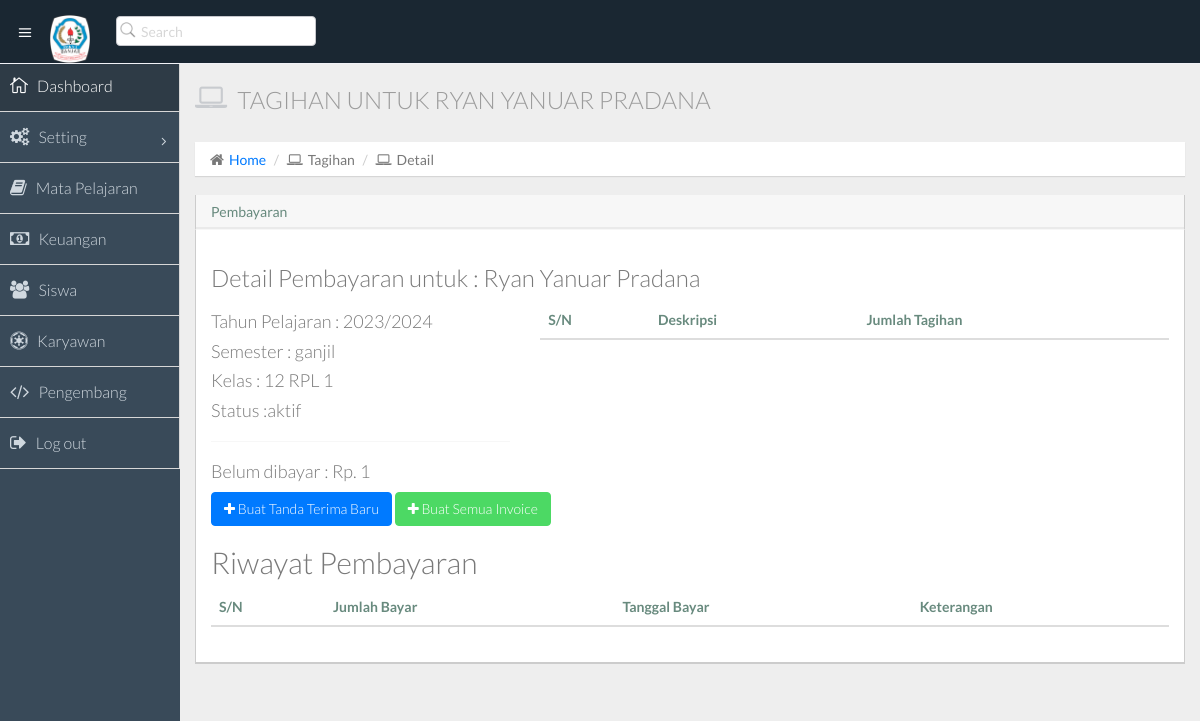
The app's page /tagihan/detail/2/ (signed in) with its own data.
### keuangan/models.py (models this page shows, shortened)
class Tagihan(models.Model):
    murid = models.ForeignKey(Siswa, on_delete=models.CASCADE)
    tahun = models.ForeignKey(TahunPelajaran, on_delete=models.CASCADE)
    smester = models.ForeignKey(Semester, on_delete=models.CASCADE)
    untuk_kelas = models.ForeignKey(Kelas, on_delete=models.CASCADE)
    dari_semester_sebelumnya = models.IntegerField(default=0)
    status = models.CharField(max_length=20, choices=[('aktif', 'Aktif'), ('lunas', 'Lunas')], default='aktif')
    class Meta:
        ordering = ['murid', 'smester']
    def __str__(self):
        return self.murid.nama
    def balance(self):
        harus_dibayar = self.total_harus_dibayar()
        dibayarkan = self.jumlah_total_dibayar()
        return harus_dibayar - dibayarkan
    def yang_harus_dibayar(self):
        items = InvoiceItem.objects.filter(tagihan=self)
        total = 0
        for item in items:
            total += int(item.jumlah.uang_masuk)
        return total
    def total_harus_dibayar(self):
        return self.dari_semester_sebelumnya + self.yang_harus_dibayar()
    def jumlah_total_dibayar(self):
        terima = TandaTerima.objects.filter(tagihan=self)
        jumlah = 0
        for tanda in terima:
            jumlah += tanda.jumlah_dibayar
        return jumlah

### siswa/models.py (models this page shows, shortened)
class Siswa(models.Model):
    STATUS = {
        ('aktif', 'Aktif'),
        ('lulus', 'Lulus'),
        ('do', 'Drop Out'),
    }
    GENDER = {
        ('pria', 'Pria'),
        ('wanita', 'Wanita')
    }
    status = models.CharField(choices=STATUS, max_length=20, default='Aktif')
    nomor_pendaftaran = models.CharField(max_length=50, unique=True)
    nama = models.CharField(max_length=200)
    nama_panggilan = models.CharField(max_length=200, blank=True, null=True)
    gender = models.CharField(choices=GENDER, max_length=30)
    tanggal_lahir = models.DateField()
    kelas_sekarang = models.ForeignKey(Kelas, on_delete=models.SET_NULL, null=True, blank=True)
    tanggal_daftar = models.DateField(auto_now_add=True)
    hp_regex = RegexValidator(regex='^[0-9]{10-15}$', message='Hp tidak sesuai')
    hp_orang_tua = models.CharField(validators=[hp_regex], max_length=15, blank=True, null=True)
    alamat = models.TextField(blank=True)
    keterangan = models.TextField(blank=True)
    photo = models.ImageField(upload_to='siswa/photo', blank=True, null=True)
    class Meta:
        ordering = ['nama', 'nomor_pendaftaran']
    def __str__(self):
        return self.nama

### utama/models.py (models this page shows)
class TahunPelajaran(models.Model):
    name = models.CharField(max_length=200, unique=True)
    sekarang = models.BooleanField(default=False, null=True)
    class Meta:
        ordering = ['-name']
    def __str__(self):
        return str(self.name)

class Semester(models.Model):
    SEMETER = {
        ('genap', 'Genap'),
        ('ganjil', 'Ganjil'),
    }
    name = models.CharField(choices=SEMETER, max_length=10)
    sekarang = models.BooleanField(default=False, null=True)
    class Meta:
        ordering = ['name']
    def __str__(self):
        return self.name

class Kelas(models.Model):
    name = models.CharField(max_length=10, unique=True)
    class Meta:
        ordering = ['name']
    def __str__(self):
        return self.name

### keuangan/views.py (the view)
# urls.py: path('detail/<int:pk>/', views.TagihanDetail.as_view(), name='tagihan-detail'),
class TagihanDetail(LoginRequiredMixin, DetailView):
    queryset = Tagihan.objects.all()
    fields = '__all__'
    def get_context_data(self, **kwargs):
        context = super(TagihanDetail, self).get_context_data(**kwargs)
        context['masuk'] = TandaTerima.objects.filter(tagihan=self.object)
        context['items'] = InvoiceItem.objects.filter(tagihan=self.object)
        return context

### templates/keuangan/tagihan_detail.html (shortened to what this page needs)
{% extends 'html.html' %}
{% block page_title %}{% block title %}Tagihan untuk {{ object.murid }} {% endblock %}{% endblock %}
{% block breadcrumb %}
<li><i class="fa fa-laptop"></i>Tagihan</li>
<li><i class="fa fa-laptop"></i>Detail</li>
{% endblock breadcrumb %}
{% block heading %}
Pembayaran {% if messages %}{% for message in messages %}<span class="text-success">| {{ message }}</span>{% endfor %}{% endif %}
{% endblock heading %}
{% block content %}
<div class="row">
    <div class="container">
        <div class="col">
            <h3>Detail Pembayaran untuk : {{ object }}</h3>
        </div>
    </div>
    <div class="col-sm-4">
        <h4>Tahun Pelajaran : {{ object.tahun }}</h4>
        <h4>Semester : {{ object.smester }}</h4>
        <h4>Kelas : {{ object.untuk_kelas }}</h4>
        <h4>Status :{{ object.status }}</h4>
        <hr>
        <div>
            <h4>Belum dibayar : Rp. {{ object.balance }}</h4>
        </div>
    </div>
    <div class="col-sm-8">
        <table class="table table-striped table-hover table-advance">
            <thead>
                <tr>
                    <th>S/N</th>
                    <th>Deskripsi</th>
                    <th>Jumlah Tagihan</th>
                </tr>
            </thead>
        </table>
    </div>
</div>
<div class="table-responsive">
    {% if object.status != 'lunas' %}
    <a href="{% url 'uang:tanda-terima' %}?pk={{ object.id }}" class="btn btn-primary"><i class="fa fa-plus"></i> Buat Tanda Terima Baru</a>
    <a href="#" class="btn btn-success"><i class="fa fa-plus"></i> Buat Semua Invoice</a>
    {% endif %}
    <h2>Riwayat Pembayaran</h2>
    <table id="tabelinv" class="table table-striped table-hover table-advance">
        <thead>
            <tr>
                <th>S/N</th>
                <th>Jumlah Bayar</th>
                <th>Tanggal Bayar</th>
                <th>Keterangan</th>
            </tr>
        </thead>
    </table>
</div>
{% endblock content %}

### records on screen
Tagihan: murid "RYAN YANUAR PRADANA", murid.nama "Ryan Yanuar Pradana", tahun "2023/2024", smester "ganjil", untuk_kelas "12 RPL 1", status "aktif", balance "1"
